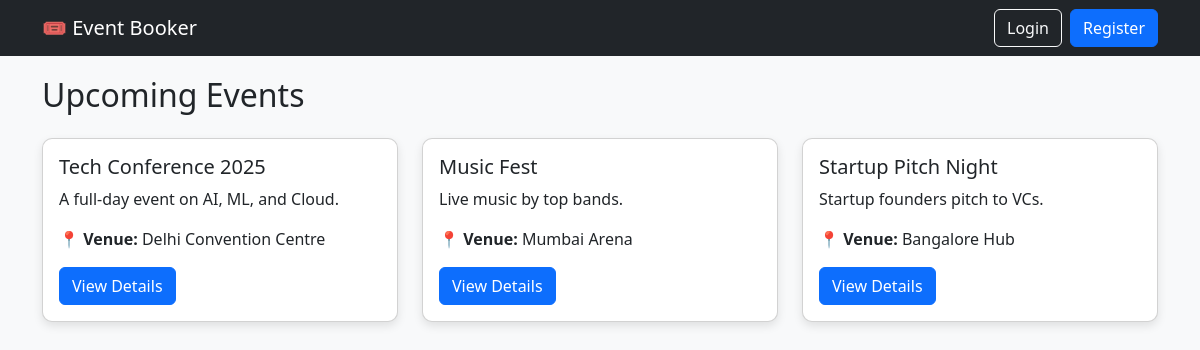
Screenshot of /events/ with the database file from the repository.
### events/models.py (models this page shows, shortened)
class Event(models.Model):
    title = models.CharField(max_length=200)
    description = models.TextField()
    venue = models.CharField(max_length=200)
    date_time = models.DateTimeField()
    capacity = models.IntegerField()
    price = models.DecimalField(max_digits=10, decimal_places=2, default=0.00)
    image = models.ImageField(upload_to='event_images/', blank=True, null=True)
    category = models.ForeignKey(Category, on_delete=models.SET_NULL, null=True, blank=True)
    created_by = models.ForeignKey(User, on_delete=models.CASCADE)

### events/views.py (the view)
# urls.py: path('events/', views.event_list, name='event_list'),
def event_list(request):
    category = request.GET.get('category')  # get category from query string
    if category:
        events = Event.objects.filter(category__name=category).order_by('date_time')
    else:
        events = Event.objects.all().order_by('date_time')
    categories = Category.objects.all()  # send all categories to template
    return render(request, 'events/event_list.html', {'events': events, 'categories': categories, 'selected_category': category})

### templates/events/event_list.html (shortened to what this page needs)
{% extends "base.html" %}
{% block content %}
<h2 class="mb-4">Upcoming Events</h2>
<div class="row">
    {% for event in events %}
        <div class="col-md-4 mb-4">
            <div class="card event-card">
                <div class="card-body">
                    <h5 class="card-title">{{ event.title }}</h5>
                    <p class="card-text">{{ event.description|truncatewords:20 }}</p>
                    <p><b>📍 Venue:</b> {{ event.venue }}</p>
                    <a href="{% url 'event_detail' event.pk %}" class="btn btn-primary">View Details</a>
                </div>
            </div>
        </div>
    {% empty %}
        <p>No events available.</p>
    {% endfor %}
</div>
{% endblock %}

### templates/base.html (style rules this page uses)
body { background-color: #f8f9fa; }
.event-card { border-radius: 10px; overflow: hidden; box-shadow: 0px 4px 10px rgba(0,0,0,0.1); }

### rows the page displays
Event: title "Tech Conference 2025", description "A full-day event on AI, ML, and Cloud.", venue "Delhi Convention Centre"
Event: title "Music Fest", description "Live music by top bands.", venue "Mumbai Arena"
Event: title "Startup Pitch Night", description "Startup founders pitch to VCs.", venue "Bangalore Hub"
